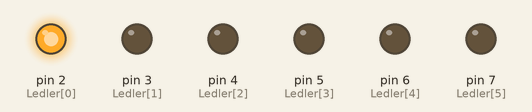
This sketch was run on a simulated Arduino Uno, built with avr-gcc and run on an emulated ATmega328P. Shown: output pins drawn as LEDs (lit = HIGH).

Above: at 0.07 s.
At 0.52 s:
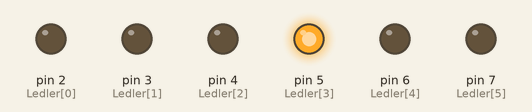
At 0.67 s:
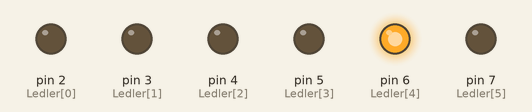
At 1.27 s:
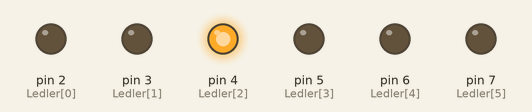
At 2.02 s:
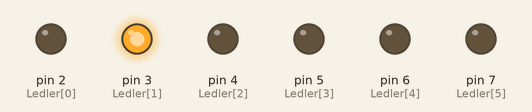
At 2.62 s:
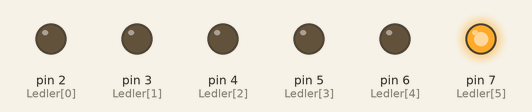
Timing chart, 0 to 3.0 s (numbered marks = the images above):
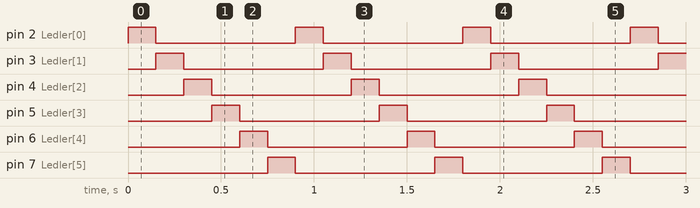

Measured:
- by itself, pin 2 (Ledler[0]), pin 3 (Ledler[1]), pin 4 (Ledler[2]), pin 5 (Ledler[3]), pin 6 (Ledler[4]), pin 7 (Ledler[5]): alternates HIGH for 0.15 s and LOW for 0.75 s
- by itself, everything shown: repeats every 0.90 s, in 6 steps

The sketch:

Kod.ino
```cpp
int Ledler[] = {2,3,4,5,6,7};
//Ledler dizi(liste)'sini oluşturduk.
void setup() {
  for(int i=0;i<6;i++){
    pinMode(Ledler[i],OUTPUT);
  }
//Ledler dizisindeki pin numaralarını
//çıkış pini olarak sırayla ayarladık.
}
void loop() {
  for(int i=0;i<6;i++){
    digitalWrite(Ledler[i],HIGH);
    delay(150);
    digitalWrite(Ledler[i],LOW);
    }
//Ledler dizisindeki pin numaralarına
//sırayla yakıp söndürdük.
}
```
